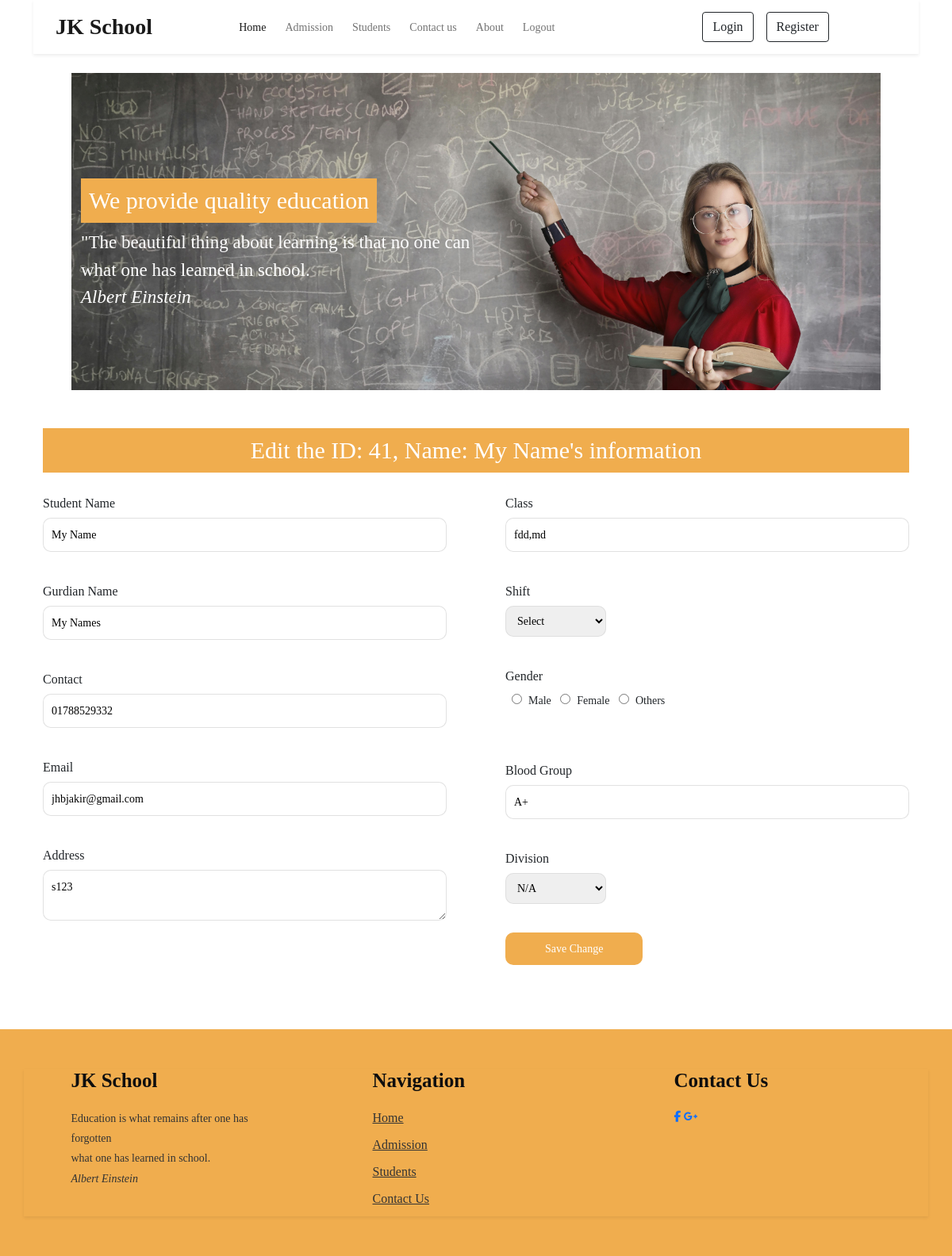
The app's page /?a=edit&eid=41 with its own data.
### tables this page shows
CREATE TABLE `student` (
  `id` int(11) NOT NULL,
  `sname` varchar(200) NOT NULL,
  `gname` varchar(200) NOT NULL,
  `contact` varchar(50) NOT NULL,
  `email` varchar(100) NOT NULL,
  `address` varchar(2000) NOT NULL,
  `class` varchar(10) NOT NULL,
  `shift` int(11) NOT NULL,
  `gender` varchar(10) NOT NULL,
  `blgroup` varchar(5) NOT NULL,
  `division` int(11) NOT NULL
);

### admin/edit.php (the view, shortened to what this page needs)
<?php
    $esname = "";
    $egname = "";
    $econtact = "";
    $eemail = "";
    $eaddress = "";
    $eclass = "";
    $eshift = "";
    $eblgroup = "";
    $edivision = "";
    $sql = "select * from student where id = ".$_GET['eid'];
    $table = mysqli_query($cn, $sql);
    $row = mysqli_fetch_assoc($table);
?>
<div class="form-area">
    <div class="container">
        <div class="row">
            <div class="col-md-12">
                <div class="section-title">
                    <h3 id="et">Edit the ID:
                        <?php print $_GET['eid'].', Name: '.$row["sname"]; ?>'s information</h3>
                </div>
                <div class="row">
                    <div class="col-md-12">
                        <form action="" method="post">
                            <div class="row">
                                <div class="col-md-6">
                                    <div class="left-side-form">
                                        <h5><label for="sname">Student name</label>
                                                </h5>
                                        <p><input type="text" name="sname" value="<?php print $row['sname']; ?>"></p>
                                        <h5><label for="gname">gurdian name</label></h5>
                                        <p><input type="text" name="gname" value="<?php print $row['gname']; ?>"></p>
                                        <h5><label for="contact">contact</label></h5>
                                        <p><input type="text" name="contact" value="<?php print $row['contact']; ?>"></p>
                                        <h5><label for="email">email</label></h5>
                                        <p><input type="text" name="email" value="<?php print $row['email']; ?>"></p>
                                        <h5><label for="address">address</label></h5>
                                        <p><textarea name="address"><?php print $row['address']; ?></textarea></p>
                                    </div>
                                </div>
                                <div class="col-md-6">
                                    <div class="right-side-form">
                                        <h5><label for="class">class</label></h5>
                                        <p><input type="text" name="class" value="<?php print $row['class']; ?>"></p>
                                        <h5><label for="shift">shift</label></h5>
                                        <p><select name="shift" id="">
                                                <option value="0">select</option>
                                            </select></p>
                                        <h5><label for="gender">Gender</label></h5>
                                        <input type="radio" name="gender" value="male"><span>Male</span>
                                        <input type="radio" name="gender" value="female"><span>Female</span>
                                        <input type="radio" name="gender" value="others"><span>Others</span>
                                        <h5><label for="blgroup">blood group</label></h5>
                                        <p><input type="text" name="blgroup" value="<?php print $row['blgroup']; ?>"></p>
                                        <h5><label for="division">division</label></h5>
                                        <p><select name="division" id="">
                                                <option value="0">N/A</option>
                                            </select></p>
                                        <p><input type="submit" name="submit" value="Save Change"></p>
                                    </div>
                                </div>
                            </div>
                        </form>
                    </div>
                </div>
            </div>
        </div>
    </div>
</div>

### styleone.css (style rules this page uses)
* { margin: 0 auto; }
body { font-family: 'Times New Roman', Times, serif; font-size: 14px; }
.section-title h3 { background: #f0ad4e; padding: 10px; color: #fff; font-size: 30px; text-align: center; margin-bottom: 25px; }
form label { text-transform: capitalize; font-size: 16px; margin: 0; display: inline-block; }
form { margin-bottom: 35px; }
form input[type="text"], textarea { width: 100%; padding: 10px; border: 1px solid #dddd; outline: none; border-radius: 10px; margin-bottom: 20px; }
.left-side-form { margin-right: 25px; }
.right-side-form { margin-left: 25px; }
select { width: 25%; padding: 10px; border: 1px solid #dddd; text-transform: capitalize; border-radius: 10px; margin-bottom: 20px; outline: none; }
input[type="radio"] { margin: 0 8px; margin-bottom: 70px; }
input[type="submit"] { background: #f0ad4e; border: none; color: #fff; padding: 10px 50px; border-radius: 10px; outline: none; }

### records on screen
student: sname "My Name", gname "My Names", contact "01788529332", email "jhbjakir@gmail.com", address "s123", class "fdd,md", blgroup "A+"

### other values on screen
$_GET['eid'] "41"
